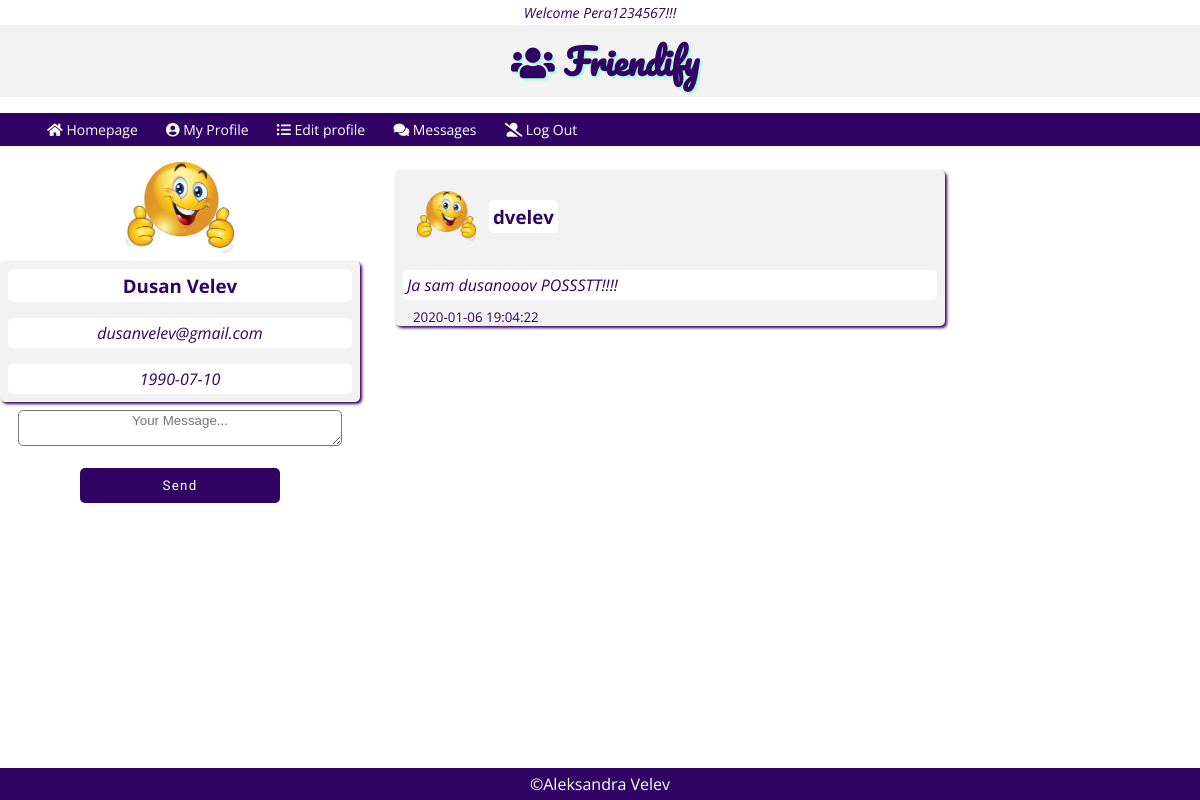
Screenshot of /networkPHP/my_profile.php?use_id=11 (signed in) with the database file from the repository.
### tables this page shows
CREATE TABLE IF NOT EXISTS `profile` (
  `id` int(10) UNSIGNED NOT NULL AUTO_INCREMENT,
  `user_id` int(10) UNSIGNED NOT NULL,
  `first_name` varchar(50) NOT NULL,
  `last_name` varchar(90) NOT NULL,
  `picture` varbinary(60150) DEFAULT NULL,
  `dob` date DEFAULT NULL,
  `city` varchar(50) DEFAULT NULL,
  `country` varchar(50) DEFAULT NULL,
  PRIMARY KEY (`id`),
  UNIQUE KEY `user_id` (`user_id`)
);

CREATE TABLE IF NOT EXISTS `user` (
  `id` int(10) UNSIGNED NOT NULL AUTO_INCREMENT,
  `username` varchar(50) NOT NULL,
  `email` varchar(50) NOT NULL,
  `password` varchar(50) NOT NULL,
  PRIMARY KEY (`id`)
);

CREATE TABLE IF NOT EXISTS `post` (
  `id` int(10) UNSIGNED NOT NULL AUTO_INCREMENT,
  `user_id` int(10) UNSIGNED DEFAULT NULL,
  `post` varchar(250) DEFAULT NULL,
  `video` varchar(250) DEFAULT NULL,
  `created_at` timestamp NOT NULL DEFAULT current_timestamp(),
  PRIMARY KEY (`id`),
  KEY `post` (`user_id`)
);

### networkPHP/database/conection.php (called while the page is built, shortened)
<?php
class Dbconection
{
    public function connect()
    {
        $this->servername = 'localhost';
        $this->username = 'videoman';
        $this->password = 'videoman123';
        $this->database = 'network';
        $conn = new mysqli($this->servername, $this->username, $this->password, $this->database);
        return $conn;
    }
}
?>

### networkPHP/database/userdata.php (called while the page is built, shortened)
<?php
require_once 'conection.php';
class Userdata extends Dbconection
{
    public function selectUserProfileDataById($id)
    {
        $sql = "SELECT *
                FROM profile
                INNER JOIN user
                ON user.id = profile.user_id
                WHERE profile.user_id = $id;
                ";
        $result = $this->connect()->query($sql);
        return $result;
    }
    public function selectPostDataById($id)
    {
        $sql = "SELECT post.user_id,post.post,user.username, post.created_at
                FROM post
                INNER JOIN user
                ON user.id = post.user_id
                WHERE post.user_id = $id
                ORDER BY post.created_at DESC;
                ";
        $result = $this->connect()->query($sql);
        return $result;
    }
}
?>

### networkPHP/database/view.php (the view, shortened to what this page needs)
<?php
require_once 'conection.php';
require_once 'userdata.php';
class View extends UpdateFollow
{
    public function viewPostById($id)
    {
        $posts = $this->selectPostDataById($id);
        if ($posts->num_rows == 0)
        {
            echo "<div class='err'>There is no posts to show! :( </div>";
        }
        else
        {
            while( $row = $posts->fetch_assoc() )
            {
                $username = $row['username'];
                $post = $row['post'];
                $created = $row['created_at'];
                $id = $row['user_id'];
                $link_pic = new Userdata();
                $link = $link_pic->selectPictureById($id);
                echo "<div class='flex'>";
                    echo "<div class='bc-wrap'>";
                        echo "<div class='row'>";
                            echo "<div class='row1'>";
                                echo "<div class='user-img'>";
                                if( empty($link)  )
                                    {
                                        echo "<img src='01.png'>";
                                    }
                                else
                                    {
                                        echo "<img src='$link'>";
                                    }
                                echo "</div>";
                                echo "<div class='username'>";
                                    echo "<h3>$username</h3>";
                                echo "</div>";
                            echo "</div>";
                        echo "</div>";
                        echo "<div class='bc-post'>";
                            echo "<p>$post</p>";
                        echo "</div>";
                        echo "<small>" . $created . "</small>";
                    echo "</div>";
                echo "</div>";
            }
        }
    }
    public function viewProfileDataById($id)
    {
        $profile_info = $this->selectUserProfileDataById($id);
        if ($profile_info->num_rows == 0)
        {
            echo "<div class='err'>There is no profile data to show! :( </div>";
        }
        else
        {
            while( $row = $profile_info->fetch_assoc() )
            {
                $f_name = $row['first_name'];
                $l_name = $row['last_name'];
                $dob = $row['dob'];
                $mail = $row['email'];
                echo "<div class='flex'>";
                    echo "<div class='bc-wrap'>";
                        echo "<div class='bc-post'>";
                            echo "<h3>$f_name $l_name</h3>";
                        echo "</div>";
                        echo "<div class='bc-post'>";
                            echo "<p>$mail</p>";
                        echo "</div>";
                        echo "<div class='bc-post'>";
                            echo "<p>$dob</p>";
                        echo "</div>";
                    echo "</div>";
                echo "</div>";
            }
        }
    }
}
?>

### networkPHP/css/general.css (style rules this page uses)
body { margin: 0; padding: 0; font-family: 'Open Sans', sans-serif; }
* { box-sizing: border-box; }
:root { --light-grey:#f2f2f2; --light-grey-opacity:rgba(253, 253, 253, 0.842); --dark-grey:#1a1a1a; --white-color:#fff; --black-color:#000; --dgrey-color-opacity:rgba(26, 26, 26, 0.7); --tirquise-color:rgb(160, 251, 221); --purple-color:rgb(48, 2, 100); --orange-color:#ff8c1a; }

### networkPHP/css/header.css (style rules this page uses)
.flex { display: flex; justify-content: center; }

### networkPHP/css/content.css (style rules this page uses)
.bc-wrap { background-color: var(--light-grey); color: var(--dark-grey); border-radius: 5px; box-shadow: 2px 2px 3px var(--purple-color); width: 550px; margin: 8px 0; }
.row { display: flex; align-items: center; padding: 8px; }
.row1 { display: flex; align-items: center; padding: 8px; width: 68%; }
.username { padding: 8px; display:inline-block; text-align: center; }
.username h3 { margin:0; }
.bc-post { padding: 8px; }
.bc-wrap h3 , .bc-wrap p { color: var(--purple-color); background-color: var(--white-color); padding: 4px; margin:0; border-radius:5px; }
.bc-wrap p { font-style:italic; }
.user-img { display:inline-block; padding: 5px; }
.user-img img { width: 60px; }
small { padding:3px; margin: 0 0 15px 15px; color: var(--purple-color); }

### rows the page displays
profile: first_name "Dusan", last_name "Velev", user.email "dusanvelev@gmail.com", dob "1990-07-10"
post: user.username "dvelev", post "Ja sam dusanooov POSSSTT!!!!", created_at "2020-01-06 19:04:22"

### other values shown
$_SESSION['name'] "Pera1234567"
